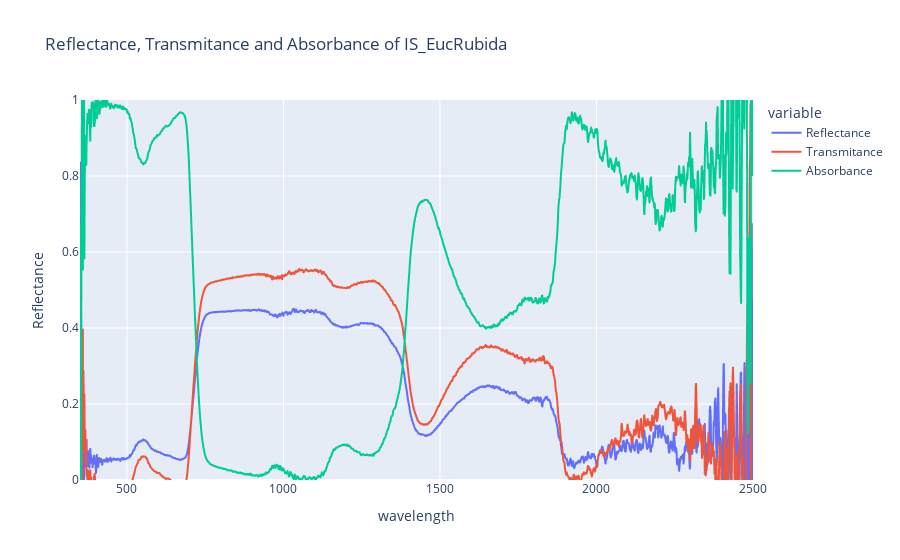

This figure's notebook cell:
### Code cell
# plot all together
df = pd.DataFrame({'Reflectance': Rs, 'Transmitance': T, 'Absorbance': abs})
px.line(df, range_y=[0, 1], title=f'Reflectance, Transmitance and Absorbance of {target}', labels={'index':'Wavelength (nm)', 'value':'Reflectance'})

### Figure 1 — Plotly figure (JSON) as saved in the notebook; plotly's stock layout.template omitted (floating-point values rounded to 4 significant figures; data arrays with more than 128 entries replaced by an {"elided": "..."} marker saying what was removed)
{"data": [{"hovertemplate": "variable=Reflectance<br>wavelength=%{x}<br>Reflectance=%{y}<extra></extra>", "legendgroup": "Reflectance", "line": {"color": "#636efa", "dash": "solid"}, "marker": {"symbol": "circle"}, "mode": "lines", "name": "Reflectance", "showlegend": true, "type": "scattergl", "x": {"elided": "2151 int values"}, "xaxis": "x", "y": {"elided": "2151 float values"}, "yaxis": "y"}, {"hovertemplate": "variable=Transmitance<br>wavelength=%{x}<br>Reflectance=%{y}<extra></extra>", "legendgroup": "Transmitance", "line": {"color": "#EF553B", "dash": "solid"}, "marker": {"symbol": "circle"}, "mode": "lines", "name": "Transmitance", "showlegend": true, "type": "scattergl", "x": {"elided": "2151 int values"}, "xaxis": "x", "y": {"elided": "2151 float values"}, "yaxis": "y"}, {"hovertemplate": "variable=Absorbance<br>wavelength=%{x}<br>Reflectance=%{y}<extra></extra>", "legendgroup": "Absorbance", "line": {"color": "#00cc96", "dash": "solid"}, "marker": {"symbol": "circle"}, "mode": "lines", "name": "Absorbance", "showlegend": true, "type": "scattergl", "x": {"elided": "2151 int values"}, "xaxis": "x", "y": {"elided": "2151 float values"}, "yaxis": "y"}], "layout": {"legend": {"title": {"text": "variable"}, "tracegroupgap": 0}, "title": {"text": "Reflectance, Transmitance and Absorbance of IS_EucRubida"}, "xaxis": {"anchor": "y", "domain": [0, 1], "title": {"text": "wavelength"}}, "yaxis": {"anchor": "x", "domain": [0, 1], "range": [0, 1], "title": {"text": "Reflectance"}}}}
